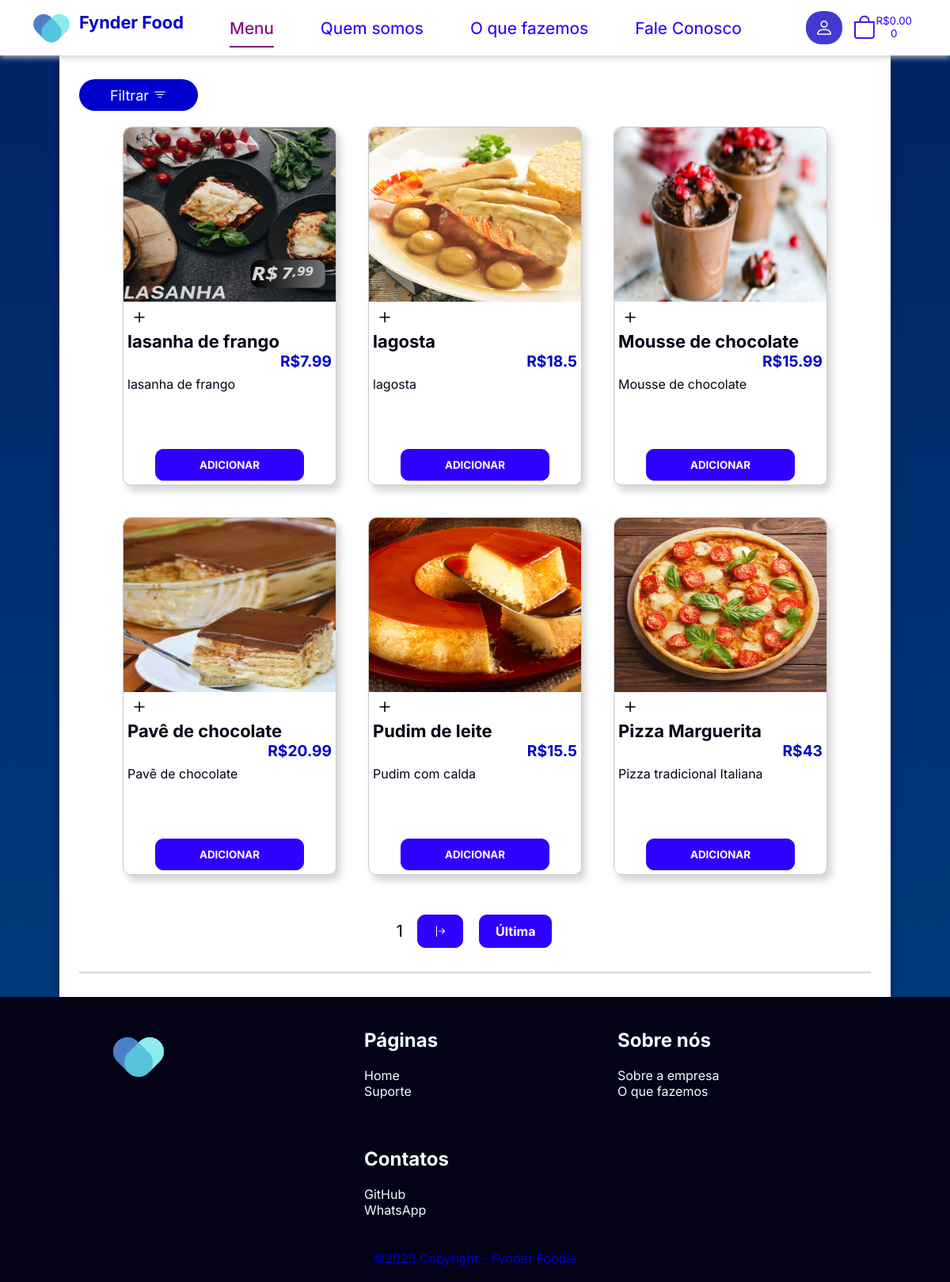
Page /?a=menu on the committed database.
### tables this page shows
CREATE TABLE menu (
    id INT NOT NULL AUTO_INCREMENT,
    nome VARCHAR(50) NOT NULL,
    descricao TEXT NOT NULL,
    preco FLOAT(5 , 2 ) NOT NULL,
    img TEXT NOT NULL,
    PRIMARY KEY (id)
);

### core/controladores/Main.php (called while the page is built, shortened)
<?php
    class Main
    {
        public function menu()
        {
            Store::Layout([
                'menu'
            ]);
        }
    }
?>

### core/rotas.php (called while the page is built, shortened)
<?php
    $rotas = [
        'inicio' => 'main@index',
        'menu' => 'main@menu',
        'cadastro' => 'main@cadastro',
        'login' => 'main@login',
        'suporte' => 'main@suporte',
        'sobre' => 'main@sobre',
        'oquefazemos' => 'main@oquefazemos',
        'comousar' => 'main@comousar',
        'informarbug' => 'main@informarbug',
        'outros' => 'main@outros',
        'reclamacao' => 'main@reclamacao',
        'erro' => 'main@erro',
        'logout' => 'main@logout',
        'adm' => 'main@adm',
        'cadComidas' => 'main@cadComidas',
        'edit' => 'main@edit',
        'delete' => 'main@delete',
        'comidas' => 'main@comidas'
    ];
    $acao = 'inicio';
    if (isset($_GET['a']))
    {
        if (!key_exists($_GET['a'], $rotas))
        {
            $acao = 'erro';
        }else
        {
            $acao = $_GET['a'];
        }
    }
    $partes = explode('@', $rotas[$acao]);
    $metodo = $partes[1];
    $ctr = new $controlador();
    $ctr->$metodo();
?>

### public_html/index.php (called while the page is built, shortened)
<?php
    require_once('../core/rotas.php');
?>

### core/views/src/pesquisa.php (the view, shortened to what this page needs)
<?php
$gestor = new PDO("mysql:host=" . MYSQL_SERVER . ";dbname=" . MYSQL_DATABASE . ";charset=utf8", MYSQL_USER, MYSQL_PASS);
$pagina = 1;
$limite = 6;
$registros = $gestor->query("SELECT COUNT(id) count FROM menu ")->fetch()["count"];
$paginas = ceil($registros / $limite);
$inicio = ($pagina * $limite) - $limite;
$query = "SELECT * FROM menu ORDER BY id LIMIT $inicio, $limite";
$result = $gestor->prepare($query);
$result->execute();
while ($comida = $result->fetch(PDO::FETCH_ASSOC)) {
?>
    <div>
        <div class="produto">
            <div class="img">
                <img src="public_html\assets\images\comidas\<?php echo $comida['img'] ?>" alt="<?php echo $comida["nome"] ?>">
            </div>
            <div class="conteudo">
                <abbr title="Saiba Mais">
                    <button class="saibamais">
                        <i class="bi bi-plus"></i>
                    </button>
                </abbr>
                <h3 class="nome"><?php echo $comida["nome"] ?></h3>
                <p class="preco">R$<?php echo $comida['preco'] ?></p>
                <p class="descricao"><?php echo $comida["descricao"] ?></p>
            </div>
            <div class="addCarrinho">
                <button>
                    ADICIONAR
                </button>
            </div>
        </div>
    </div>
<?php } ?>
<div class="paginas">
    <div class="opc">
        <p><?= $pagina ?></p>
        <?php if ($pagina < $paginas) { ?>
            <a href="?a=menu&pagina=<?php if ($pagina == $paginas) {
                                        echo $paginas;
                                    } else {
                                        echo $pagina + 1;
                                    } ?>"><i class="bi bi-arrow-bar-right"></i></a>
            <a href="?a=menu&pagina=<?= $paginas ?>">Última</a><?php } ?>
    </div>
</div>

### core/classes/Store.php (shortened to what this page needs)
<?php
    class Store
    {
        public static function Layout($estruturas)
        {
            foreach ($estruturas as $estrutura) {
                include ("../core/views/$estrutura.php");
            }
        }
    }
?>

### core/views/menu.php (shortened to what this page needs)
<!DOCTYPE html>
<html lang="pt-br">
<head>
    <link rel="stylesheet" href="public_html/assets/css/s_inicio.css">
    <link rel="stylesheet" href="public_html/assets/css/pesquisa.css">
    <link rel="stylesheet" href="public_html/assets/css/filtro.css">
    <link rel="stylesheet" href="public_html/assets/css/carrinho.css">
    <link rel="stylesheet" href="https://cdn.jsdelivr.net/npm/bootstrap-icons@1.3.0/font/bootstrap-icons.css">
</head>
<body>
    <header>
        <nav class="navegador">
            <abbr title="Fynder Food">
                <a href="./" class="titulo">
                    <img src="public_html/assets/images/logo/logo.png" alt="" width="50px" height="50px">
                    <h3>Fynder Food</h3>
                </a>
            </abbr>
            <div class="nav-bar">
                <nav>
                    <ul>
                        <li class="itens marcado"><a href="./?a=menu">Menu</a></li>
                        <li class="itens"><a href="./?a=sobre">Quem somos</a></li>
                        <li class="itens"><a href="./?a=oquefazemos">O que fazemos</a></li>
                        <li class="itens"><a href="https://wa.me/558381958797" target="_blank">Fale Conosco</a></li>
                    </ul>
                </nav>
            </div>
            <?php if (!isset($_SESSION['logado'])) { ?>
                <div class="nav-item">
                    <abbr title="Logar">
                        <button onclick="window.location.href='./?a=login'" class="botaoEC">
                            <i class="bi bi-person"></i>
                        </button>
                    </abbr>
                </div>
            <?php } ?>
            <div>
                <abbr title="Carrinho">
                    <button class="carrinho" onclick="carrinho()">
                        <div class="info-carrinho">
                            <i class="bi bi-bag"></i>
                            <div class="quant-preco">
                                <span class="span-carrinho">
                                    R$0.00
                                </span><br>
                                <span class="span-carrinho">
                                    0
                                </span>
                            </div>
                        </div>
                    </button>
                </abbr>
            </div>
        </nav>
    </header>
    <main>
        <div class="container">
            <div class="filtrar">
                <button class="filtro" onclick="filtro()">
                    Filtrar <i class="bi bi-filter"></i>
                </button>
            </div>
            <div class="prod">
                <?php if (isset($_POST['preco-maximo']) && isset($_POST['tags'])) {
                    include('src/pesq_fil.php');
                } else {
                    include('src/pesquisa.php');
                } ?>
            </div>
        </div>
    </main>
    <footer>
        <?php include("src/rodape.php"); ?>
    </footer>
</body>
</html>

### core/views/src/rodape.php
<div class="rodape">
    <div class="boxs">
        <img src="public_html/assets/images/logo/logo.png" alt="" width="70px">
    </div>
    <div class="boxs">
        <h2>Páginas</h2> <br>
        <ul>
            <li><a href="./">Home</a></li>
            <li><a href="./?a=suporte">Suporte</a></li>
        </ul>
    </div>
    <div class="boxs">
        <h2>Sobre nós</h2> <br>
        <ul>
            <li><a href="./?a=sobre">Sobre a empresa</a></li>
            <li><a href="./?a=oquefazemos">O que fazemos</a></li>
        </ul>
    </div>
    <div class="boxs">
        <h2>Contatos</h2> <br>
        <ul>
            <li><a href="https://github.com/GabrielKleber" target="_blank">GitHub</a></li>
            <li><a href="https://wa.me/558381958797" target="_blank">WhatsApp</a></li>
        </ul>
    </div>
</div>
<div class="copy">
    <p>&copy;<?php echo date('Y') ?> Copyright - Fynder Foodie</p>
</div>

### public_html/assets/css/s_inicio.css (style rules this page uses)
* { margin: 0; padding: 0; box-sizing: border-box; font-family: 'Inter', sans-serif; list-style: none; text-decoration: none; }
:root { --cor_fundo1: #0000ce; --cor_fundo2: #000041; --cor_texto: #030216; --cor_menu: #fff; --cor_texto_2: #800080; --cor_botao: #2f00ff; --cor_botao_fundo: #423acf; --sombra_colorida: #6963e7; --padrao: 0px 8px 40px #00000046; }
body, html { color: var(--cor_texto); background-image: linear-gradient(to bottom, #002366, #004080); min-height: 100vh; display: flex; flex-direction: column; }
header { height: 45px; margin-bottom: 25px; z-index: 100; }
.navegador { display: flex; align-items: center; padding: 10px 40px; box-shadow: 0 0.1rem 0.5rem #ccc; width: 100%; background-color: var(--cor_menu); transition: all 0.5s; position: fixed; }
.navegador .titulo { color: #0000ce; font-size: 1.7rem; font-weight: 600; display: flex; margin-right: 40px; }
.navegador .titulo img { margin-right: 10px; }
.navegador .titulo h3 { width: 150px; margin-top: 5px; font-size: .8em; }
.nav-bar { width: 100%; height: 100%; margin-right: 20px; }
.nav-bar ul { display: flex; }
.nav-bar ul .itens { margin-right: calc(100% / 12); font-size: 1.3em; transition: .8s; }
.nav-bar ul .itens a { text-decoration: none; color: var(--cor_botao); font-weight: 450; transition: .8s; padding-bottom: 10px; }
.nav-bar ul li.marcado a { color: var(--cor_texto_2); border-bottom: 2px solid var(--cor_texto_2); }
.botaoEC { border: none; background-color: #423acf; padding: .4rem .7rem; border-radius: 20px; cursor: pointer; color: white; font-weight: bold; }
.botaoEC > i { font-size: 1.8em; }
.info-carrinho { display: flex; }
.quant-preco { display: block; }
.carrinho { border: none; background-color: var(--cor_menu); padding: 3px; cursor: pointer; border-radius: 5px; transition: .8s; margin-left: 10px; }
.carrinho .info-carrinho .span-carrinho { color: var(--cor_botao); font-size: 2.5em; transition: .8s; margin-right: 5px; }
.carrinho .info-carrinho .span-carrinho { font-size: 1em; }
.carrinho .info-carrinho > i { font-size: 2.2em; color: var(--cor_botao); }
main { flex: 1; min-height: 300px; width: 1050px; max-width: 1100px; margin: auto; background-color: white; padding: 20px; margin-top: 0px; box-shadow: 0px 0px 10px #0000006b; }
.container { max-width: 1050px; margin: 0 auto; padding: 10px 5px; display: flex; flex-wrap: wrap; justify-content: center; align-items: center; }
footer { background-color: var(--cor_texto); color: azure; padding: 20px 0; margin-top: auto; }
.rodape { width: 100%; display: flex; justify-content: center; flex-wrap: wrap; }
.rodape>.boxs { color: azure; width: 320px; min-height: 150px; padding: 20px; }
.boxs>ul>li { list-style: none; }
.boxs>ul>li>a { text-decoration: none; color: azure; transition: .25s; }
footer>.copy { background-color: var(--cor_texto); color: var(--cor_fundo1); text-align: center; }

### public_html/assets/css/carrinho.css (style rules this page uses)
* { margin: 0; padding: 0; box-sizing: border-box; }
.prod { border-bottom: 2px solid #b8b8b88c; }

### rows in the picture
menu: img (picture), nome "lasanha de frango", preco "7.99", descricao "lasanha de frango"
menu: img+nome (picture), nome "lagosta", preco "18.5", descricao "lagosta"
menu: img (picture), nome "Mousse de chocolate", preco "15.99", descricao "Mousse de chocolate"
menu: img (picture), nome "Pavê de chocolate", preco "20.99", descricao "Pavê de chocolate"
menu: img (picture), nome "Pudim de leite", preco "15.5", descricao "Pudim com calda"
menu: img (picture), nome "Pizza Marguerita", preco "43", descricao "Pizza tradicional Italiana"
